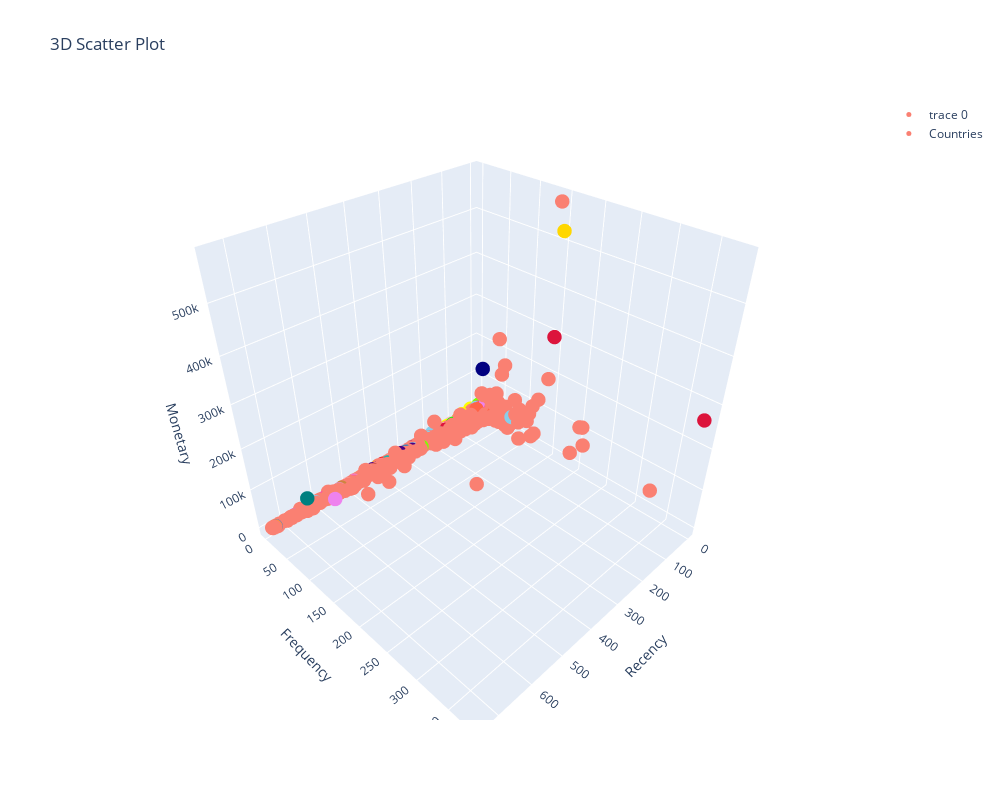

The cell this chart's notebook holds for it:
### Code cell
import plotly.express as px
import plotly.graph_objects as go

country_colors = {
    'United Kingdom': 'salmon', 'Iceland': 'blue', 'Finland': 'green', 'Italy': 'purple',
    'Norway': 'orange', 'Unspecified': 'gray', 'Bahrain': 'cyan', 'Spain': 'magenta', 'Portugal': 'lime',
    'Switzerland': 'yellow', 'Austria': 'brown', 'Cyprus': 'olive', 'Belgium': 'red',
    'Denmark': 'teal','Netherlands': 'gold','Australia': 'navy',
    'RSA': 'orchid','France': 'tomato','Germany': 'skyblue','USA': 'silver',
    'Thailand': 'peru','Greece': 'indigo','Sweden': 'violet',
    'Israel': 'pink','Saudi Arabia': 'darkgreen','Poland': 'lightcoral',
    'United Arab Emirates': 'steelblue', 'Singapore': 'sienna', 'EIRE': 'crimson',
    'Brazil': 'maroon', 'Japan': 'chartreuse', 'Lebanon': 'slategray',
    'Korea': 'sandybrown', 'Czech Republic': 'lavender', 'Channel Islands': 'lightpink',
    'European Community': 'mediumaquamarine', 'Lithuania': 'lightseagreen', 'Canada': 'mediumorchid',
    'Malta': 'hotpink', 'Nigeria': 'darkorchid', 'West Indies': 'mediumslateblue'
}


# Add a color column based on country in the mixed_data dataframe
mixed_data['color'] = mixed_data['country'].map(country_colors)

# Create a 3D scatter plot with the numeric variables and country colors
fig = go.Figure(data=[go.Scatter3d(
    x=mixed_data['recency'],
    y=mixed_data['frequency'],
    z=mixed_data['monetary'],
    mode='markers',
    marker=dict(
        color=mixed_data['color'],
        size=5
    )
)])

# Set the axes titles and plot title
fig.update_layout(
    scene=dict(
        xaxis_title='Recency',
        yaxis_title='Frequency',
        zaxis_title='Monetary'
    ),
    title='3D Scatter Plot',
    width=1000,  # Adjust the width of the figure
    height=800  # Adjust the height of the figure
)

# Create a custom legend
legend_labels = list(country_colors.keys())
legend_trace = [go.Scatter3d(
    x=[None],
    y=[None],
    z=[None],
    mode='markers',
    marker=dict(
        color=[country_colors[label] for label in legend_labels],
        size=5
    ),
    showlegend=True,
    name='Countries'
)]
fig.add_trace(legend_trace[0])

# Show the interactive plot
fig.show()

### Figure 1 — Plotly figure (JSON) as saved in the notebook; plotly's stock layout.template omitted (floating-point values rounded to 4 significant figures; data arrays with more than 128 entries replaced by an {"elided": "..."} marker saying what was removed)
{"data": [{"marker": {"color": {"elided": "5912 str values"}, "size": 5}, "mode": "markers", "type": "scatter3d", "x": {"elided": "5912 int values"}, "y": {"elided": "5912 int values"}, "z": {"elided": "5912 float values"}}, {"marker": {"color": ["salmon", "blue", "green", "purple", "orange", "gray", "cyan", "magenta", "lime", "yellow", "brown", "olive", "red", "teal", "gold", "navy", "orchid", "tomato", "skyblue", "silver", "peru", "indigo", "violet", "pink", "darkgreen", "lightcoral", "steelblue", "sienna", "crimson", "maroon", "chartreuse", "slategray", "sandybrown", "lavender", "lightpink", "mediumaquamarine", "lightseagreen", "mediumorchid", "hotpink", "darkorchid", "mediumslateblue"], "size": 5}, "mode": "markers", "name": "Countries", "showlegend": true, "type": "scatter3d", "x": [null], "y": [null], "z": [null]}], "layout": {"height": 800, "scene": {"xaxis": {"title": {"text": "Recency"}}, "yaxis": {"title": {"text": "Frequency"}}, "zaxis": {"title": {"text": "Monetary"}}}, "title": {"text": "3D Scatter Plot"}, "width": 1000}}
